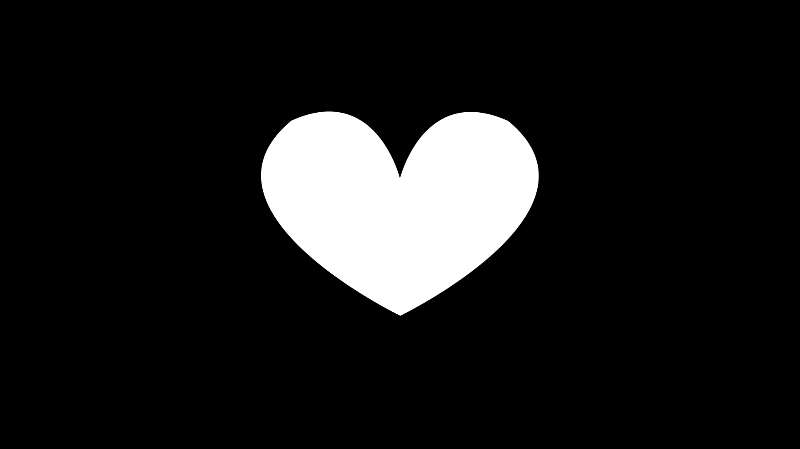
%> input picture source/1bb2fe2becd81421f60d8fd6f0279638.jpg, 800 x 449 px
$ octave section_dividing.m   (GNU Octave 9; MATLAB toolbox functions it lacks are replaced by stand-ins)
%> lines starting %> are read from the running program, lines starting %| are printed output that depends on the picture; in (x1, y1, x2, y2) boxes, pixels count from 0 and x2, y2 are one past the last pixel; in counts of white or black regions, pixels touching at a corner belong together; the program's own positions count from 1
 clear;clear all;
    % 图像边界分析与分层处理
    % 输出:
    %   originalImage - 输入原图
    %   boundaryImage - 边界图
    %   regionMap - 检索区域分层图
    %   partitionMap - 重新分区图

    % 选择并读取图像
    [filename, pathname] = uigetfile({'*.jpg;*.png;*.bmp;*.tif', '图像文件 (*.jpg, *.png, *.bmp, *.tif)'}, '选择灰度图像');
%> the answer given: ../source/1bb2fe2becd81421f60d8fd6f0279638.jpg
    if isequal(filename, 0)
        error('未选择图像文件');
    end

    imagePath = fullfile(pathname, filename);
    originalImage = imread(imagePath);
%> originalImage is the input picture: size 449x800x3 uint8; min 0, max 255, mean 27.6

    % 转换为灰度图像（如果输入是彩色图像）
    if size(originalImage, 3) == 3
        originalImage = rgb2gray(originalImage);
%> originalImage: size 449x800 uint8
    end

    % 确保图像是uint8类型
    originalImage = im2uint8(originalImage);
%%

% Sobel边界检测(函数调用)
    boundaryImage = sobelBoundaryDetection(originalImage);

% 获取调制区域和分层编号(函数调用)
    [regionMap, layerInfo] = getModulationRegion(originalImage, boundaryImage);

% 对每层进行圆分析并重新分区
    [partitionMap, partitionInfo] = analyzeLayersWithCircle(regionMap, layerInfo, originalImage);
% [4 lines not run here, left out]
    function boundaryImage = sobelBoundaryDetection(grayImage)
    % Sobel边界检测
    % 使用Sobel算子检测图像边界

    % 应用Sobel算子
    sobelX = [-1 0 1; -2 0 2; -1 0 1];
    sobelY = [-1 -2 -1; 0 0 0; 1 2 1];

    Gx = imfilter(double(grayImage), sobelX, 'replicate');
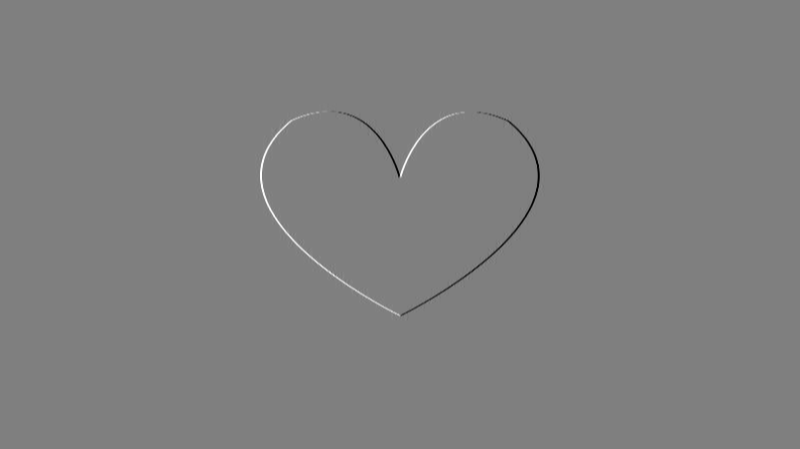
%> Gx: size 449x800 double; min -1020, max 1020, mean 0; drawn with min black and max white
    Gy = imfilter(double(grayImage), sobelY, 'replicate');

    % 计算梯度幅值
    gradientMagnitude = sqrt(Gx.^2 + Gy.^2);
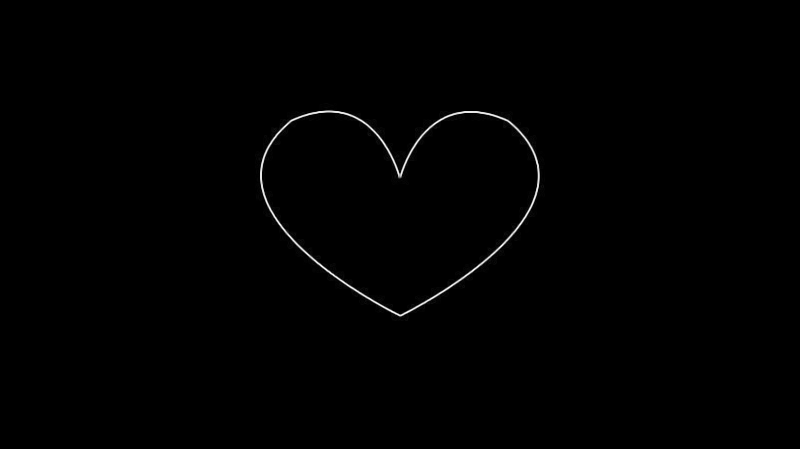
%> gradientMagnitude: size 449x800 double; min 0, max 1119, mean 5; drawn with min black and max white

    % 二值化处理得到边界
    threshold = 0.01 * max(gradientMagnitude(:)); % 自适应阈值
%> threshold = 11.19
    boundaryImage = gradientMagnitude > threshold;
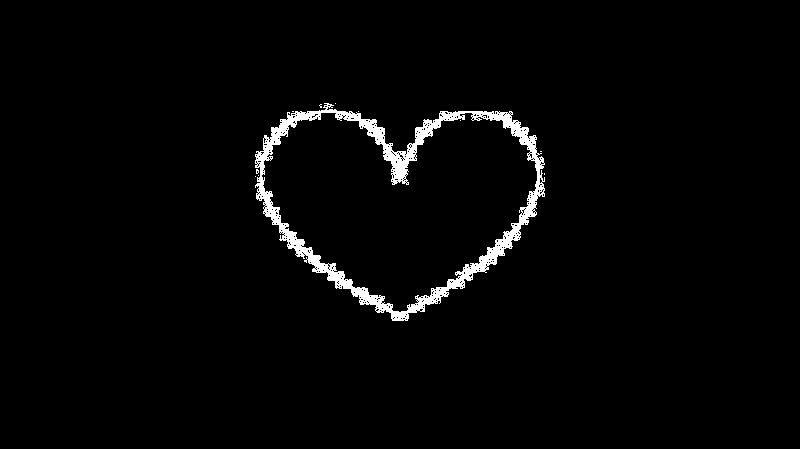
%> boundaryImage: size 449x800 logical; 2.3% white; 11 white regions (10 under 20 px), largest, box (x1, y1, x2, y2) and area: (255, 103, 545, 321) 8091

    se_erode = strel('square', 2);
    boundaryImage = imerode(boundaryImage, se_erode); % 结构之外的那部分
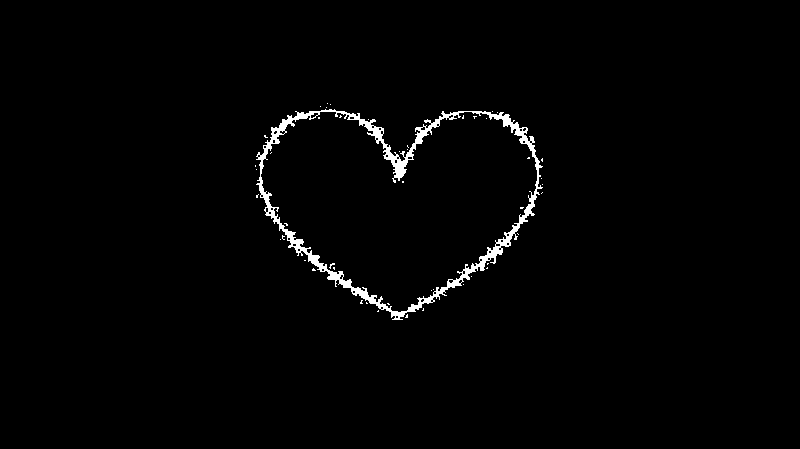
%> boundaryImage: size 449x800 logical; 1.4% white; 48 white regions (47 under 20 px), largest, box (x1, y1, x2, y2) and area: (256, 109, 543, 320) 4991
end
%%
function [regionMap, layerInfo] = getModulationRegion(originalImage, boundaryImage)
    % 获取调制区域并进行分层编号
    % 输入:
    %   originalImage - 原图像
    %   boundaryImage - 边界图像
    % 输出:
    %   regionMap - 分层区域图
    %   layerInfo - 分层信息

    [rows, cols] = size(originalImage);
%> rows = 449; cols = 800
    regionMap = zeros(rows, cols); % 0表示非调制区域

    % 获取边界像素坐标
    [boundaryY, boundaryX] = find(boundaryImage);
%> boundaryY = 5157 values from 104 to 320; boundaryX = 5157 values from 256 to 543

    if isempty(boundaryY)
        error('未检测到边界');
    end
    %%
        % 创建距离变换图
    distMap = bwdist(boundaryImage);
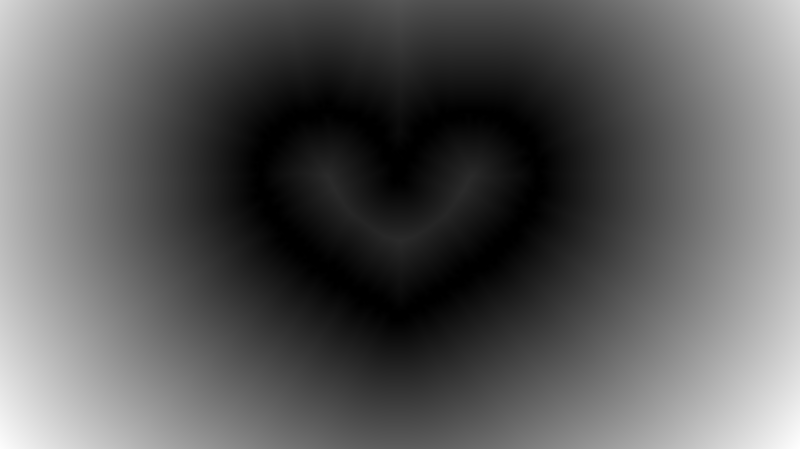
%> distMap: size 449x800 single; min 0, max 351.8, mean 125.6; drawn with min black and max white
    halfBandwidth_modulation = 100;

    % 创建分层编号
    layerInfo = cell(halfBandwidth_modulation*2+1, 1); % 存储每层像素信息

    % 对调制区域进行分层
    for layer = 1:halfBandwidth_modulation*2+1
        % 当前层的距离范围
        if layer <= halfBandwidth_modulation
            % 内部层：距离边界 21-layer
            innerDist = halfBandwidth_modulation+1 - layer;
            layerMask = (distMap >= innerDist) & (distMap < innerDist+1) & originalImage ;
        else
            % 外部层：距离边界 layer-20
            outerDist = layer - halfBandwidth_modulation-1;
            layerMask = (distMap >= outerDist) & (distMap < outerDist+1) &~ originalImage;
            if outerDist==0
                layerMask=boundaryImage;
            end
        end
        % 为当前层分配编号
        regionMap(layerMask) = layer;

        % 存储当前层的信息
        [layerY, layerX] = find(layerMask);
        layerInfo{layer} = struct(...
            'layerNumber', layer, ...
            'pixelCount', sum(layerMask(:)), ...
            'pixelCoordinates', [layerX, layerY], ...
            'pixelValues', originalImage(layerMask) ...
        );

        fprintf('第%d层: %d个像素\n', layer, sum(layerMask(:)));
    end
%> this loop made 201 passes
%| 第1层: 0个像素
%| 第2层: 0个像素
%| 第3层: 0个像素
%| 第4层: 0个像素
%| 第5层: 0个像素
%| 第6层: 0个像素
%| 第7层: 0个像素
%| 第8层: 0个像素
%> (further printed lines are left out)
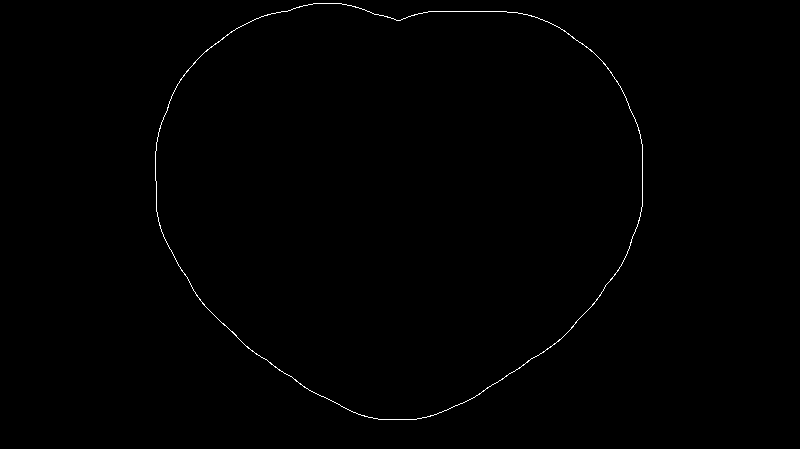
%> layerMask: size 449x800 logical; 0.38% white in thin lines or dots, all inside (x1, y1, x2, y2) = (155, 3, 643, 420)
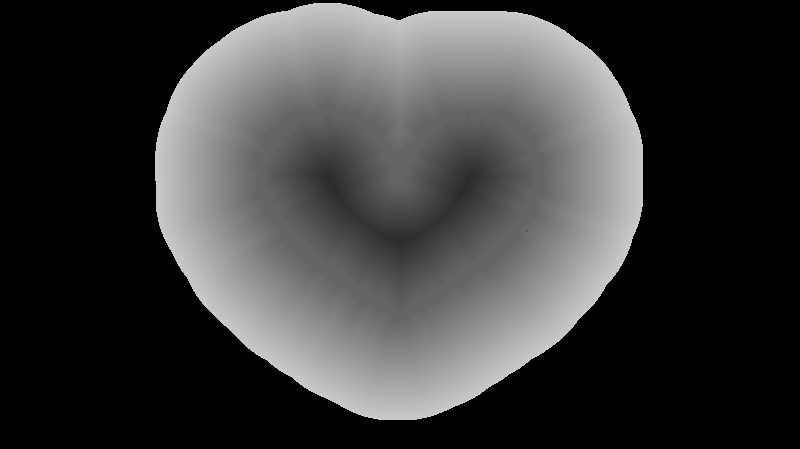
%> regionMap: size 449x800 double; min 0, max 201, mean 59.5
%> after the loop, innerDist = 1; layerInfo = 201 items; outerDist = 100
%> `[regionMap, layerInfo] = getModulationRegion(originalImage, boundaryIm..`: layerInfo = 201 items
end
%%
function [partitionMap, partitionInfo] = analyzeLayersWithCircle(regionMap, layerInfo, originalImage)
    % 对每层进行圆分析并重新分区
    % 输入:
    %   regionMap - 分层区域图
    %   layerInfo - 分层信息
    %   originalImage - 原图像
    % 输出:
    %   partitionMap - 重新分区图 (1-20表示10个比值区间)
    %   partitionInfo - 分区信息

    fprintf('\n开始圆分析分区处理...\n');

    [rows, cols] = size(originalImage);
    partitionMap = zeros(rows, cols); % 0表示非调制区域

    % 创建直径为15像素的圆形掩膜
    circleRadius = 14; % 半径=7，直径=15,PSF小于2um，映射到DMD为15.39
    circleMask = createCircleMask(circleRadius);
    circleTotalPixels = sum(circleMask(:));

    fprintf('圆形掩膜直径: %d像素, 总面积: %d像素\n', 2*circleRadius+1, circleTotalPixels);

    % 预处理：为每层创建填充后的掩膜
    numLayers = length(layerInfo);
%> numLayers = 201
    filledLayerMasks = cell(numLayers, 1);
%> filledLayerMasks = 201 items

    for layer = 1:numLayers
        layerMask = (regionMap == layer);
        img=layerMask;
        % 填充内部空隙
        if islogical(img)
    % 已经是二值图（logical），直接使用（1=白色边界，0=黑色背景/内孔）
              binary_img = img;
         else
    % 非二值图：先转灰度→二值化
           if size(img, 3) == 3
              img_gray = rgb2gray(img);  % 彩色图转灰度
    else
             img_gray = img;  % 已为灰度图
    end
             binary_img =imbinarize(img_gray);  % 仅对灰度图二值化
        end
        boundaries = bwboundaries(binary_img, 'noholes');

        if isempty(boundaries)
    error('未检测到闭合外边界，请检查图像');
end
        boundary_areas = cellfun(@(b) polyarea(b(:,2), b(:,1)), boundaries);
        [~, max_boundary_idx] = max(boundary_areas);
        outer_boundary = boundaries{max_boundary_idx};

        % 修正边界坐标（覆盖图像边缘，强制闭合）
        outer_boundary(:,1) = max(min(outer_boundary(:,1), rows), 1);
        outer_boundary(:,2) = max(min(outer_boundary(:,2), cols), 1);
        if ~isequal(outer_boundary(1,:), outer_boundary(end,:))
            outer_boundary = [outer_boundary; outer_boundary(1,:)];
        end

        % 生成外边界掩码+内孔掩码+带状掩膜
        outer_mask = poly2mask(outer_boundary(:,2), outer_boundary(:,1), rows, cols);
        inner_region_img = binary_img & outer_mask;
        inner_fill_all = imfill(inner_region_img, 'holes');
        inner_hole_mask = inner_fill_all & ~inner_region_img;
        band_fill_mask = outer_mask & ~inner_hole_mask;  % 带状填充掩膜（1=带状区域）

        % ===================== 核心：计算带状掩膜与原始边界的并集 =====================
        % 逻辑或（|）= 并集：保留带状掩膜（band_fill_mask）和原始边界（binary_img）的所有1像素
        filledLayerMasks{layer} = band_fill_mask | binary_img;  % 最终并集结果（1=带状区域+原始边界）

        % [6 lines of commented-out code are left out]
    end
%> this loop made 1 pass
%> boundaries on pass 1: {}
%> (the run ends here)

$ run again, on source/a79fa63ed2cc2d907f8013de46b1636e.jpg
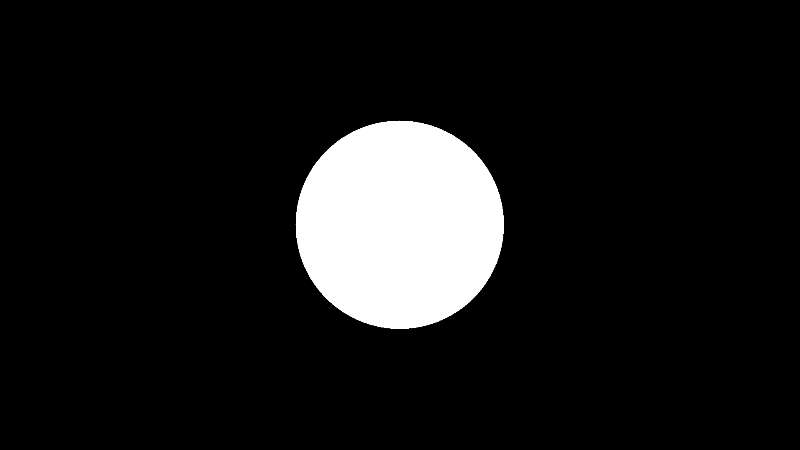
%> input picture source/a79fa63ed2cc2d907f8013de46b1636e.jpg, 800 x 450 px
%> originalImage is the input picture: size 450x800 uint8; min 0, max 255, mean 24.1
%> threshold = 11.38
%> in sobelBoundaryDetection, `boundaryImage = imerode(boundaryImage, se_erode);`:
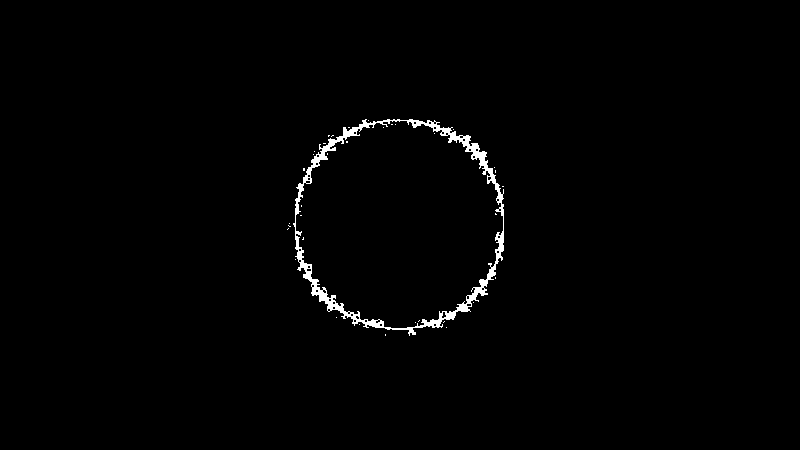
%> boundaryImage: size 450x800 logical; 1% white; 36 white regions (35 under 20 px), largest, box (x1, y1, x2, y2) and area: (293, 119, 504, 336) 3708
%> boundaryY = 3777 values from 120 to 336; boundaryX = 3777 values from 288 to 504
%> the loop in getModulationRegion, `for layer = 1:halfBandwidth_modulation*2+1` made 201 passes
%> (layerY, layerX) on pass 6: ([224; 225; 225], [399; 400; 401])
%> (printed output is left out)
%> after the loop in getModulationRegion, `for layer = 1:halfBandwidth_modulation*2+1`:
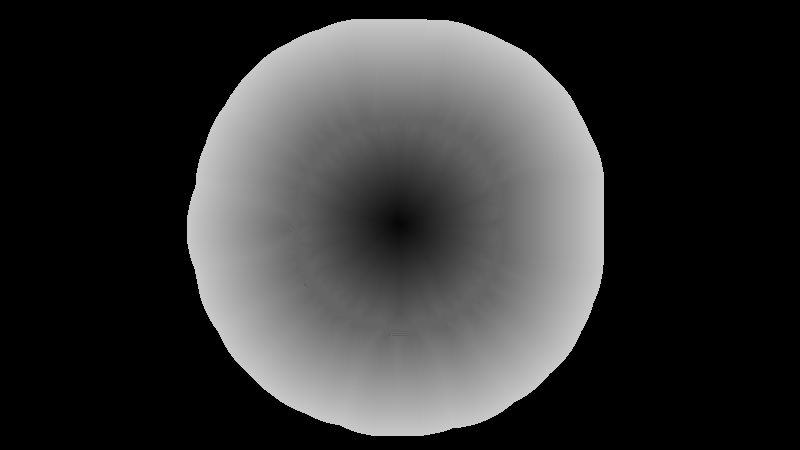
%> regionMap: size 450x800 double; min 0, max 201, mean 52.4
%> after the loop in getModulationRegion, `for layer = 1:halfBandwidth_modulation*2+1`: innerDist = 1; layerInfo = 201 items; outerDist = 100
%> `[regionMap, layerInfo] = getModulationRegion(originalImage, boundaryIm..`: layerInfo = 201 items
%> numLayers = 201
%> filledLayerMasks = 201 items
%> the loop in analyzeLayersWithCircle, `for layer = 1:numLayers` made 1 pass
%> boundaries on pass 1: {}

$ run again, on source/b152f4d38a5ce21bf15bda284beae321.jpg
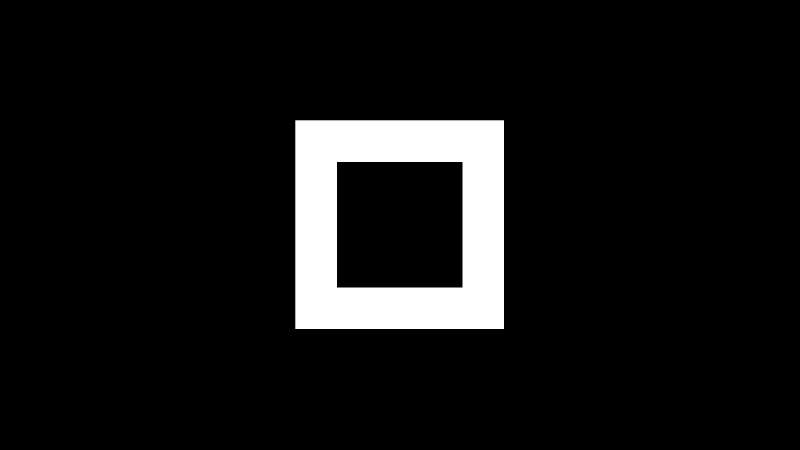
%> input picture source/b152f4d38a5ce21bf15bda284beae321.jpg, 800 x 450 px
%> originalImage is the input picture: size 450x800 uint8; min 0, max 255, mean 19.7
%> threshold = 10.82
%> in sobelBoundaryDetection, `boundaryImage = imerode(boundaryImage, se_erode);`:
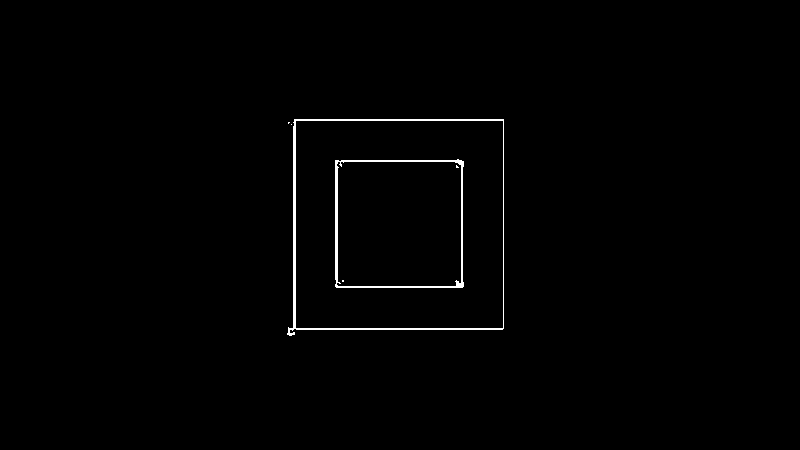
%> boundaryImage: size 450x800 logical; 0.8% white in thin lines or dots, all inside (x1, y1, x2, y2) = (287, 119, 504, 336)
%> boundaryY = 2897 values from 120 to 336; boundaryX = 2897 values from 288 to 504
%> the loop in getModulationRegion, `for layer = 1:halfBandwidth_modulation*2+1` made 201 passes
%| 第1层: 0个像素
%| 第2层: 0个像素
%| 第3层: 0个像素
%| 第4层: 0个像素
%| 第5层: 0个像素
%> (further printed lines are left out)
%> after the loop in getModulationRegion, `for layer = 1:halfBandwidth_modulation*2+1`:
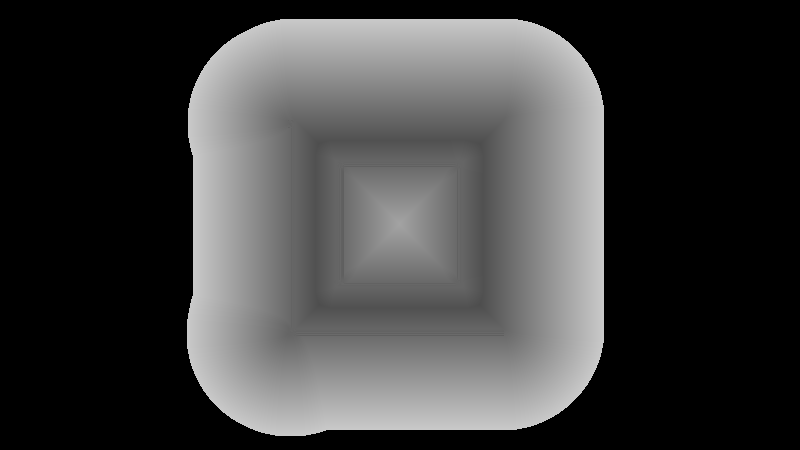
%> regionMap: size 450x800 double; min 0, max 201, mean 63.6
%> after the loop in getModulationRegion, `for layer = 1:halfBandwidth_modulation*2+1`: innerDist = 1; layerInfo = 201 items; outerDist = 100
%> `[regionMap, layerInfo] = getModulationRegion(originalImage, boundaryIm..`: layerInfo = 201 items
%> numLayers = 201
%> filledLayerMasks = 201 items
%> the loop in analyzeLayersWithCircle, `for layer = 1:numLayers` made 1 pass
%> boundaries on pass 1: {}
